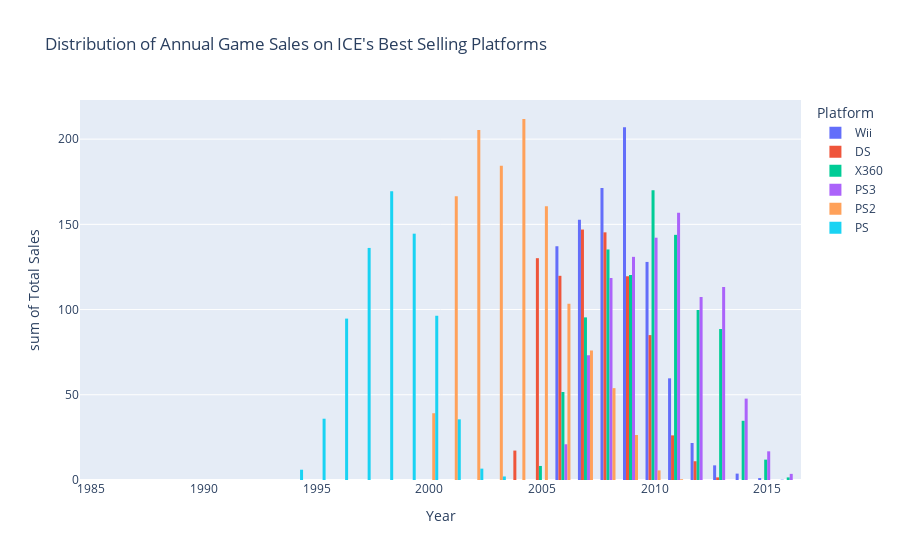

Source (notebook cell):
### Markdown cell above
<div class='alert alert-info'>

The best performing gaming platforms are the Nintendo DS, Playstation's 1 through 3, Wii, and XBOX 360. Let's see how each of these platforms performed over the years 

</div>

### Code cell
# Filtering the original dataframe for data related to only the top platforms
top_platforms = df[df['platform'].isin(['DS', 'PS', 'PS2', 'PS3', 'Wii', 'X360'])]

# Plotting a grouped histogram to see the historic distribution of sales on the top platform

top_platforms_plot = px.histogram(
    top_platforms, 
    x='year_of_release', 
    y='total_sales', 
    color='platform', 
    barmode='group', 
    title='Distribution of Annual Game Sales on ICE\'s Best Selling Platforms',
    labels={
        'year_of_release': 'Year',
        'total_sales': 'Total Sales',
        'platform': 'Platform'
    }
    )

top_platforms_plot.show()

### Figure 1 — Plotly figure (JSON) as saved in the notebook; plotly's stock layout.template omitted (floating-point values rounded to 4 significant figures; data arrays with more than 128 entries replaced by an {"elided": "..."} marker saying what was removed)
{"data": [{"alignmentgroup": "True", "bingroup": "x", "histfunc": "sum", "hovertemplate": "Platform=Wii<br>Year=%{x}<br>sum of Total Sales=%{y}<extra></extra>", "legendgroup": "Wii", "marker": {"color": "#636efa", "pattern": {"shape": ""}}, "name": "Wii", "offsetgroup": "Wii", "orientation": "v", "showlegend": true, "type": "histogram", "x": {"elided": "1320 int values"}, "xaxis": "x", "y": {"elided": "1320 float values"}, "yaxis": "y"}, {"alignmentgroup": "True", "bingroup": "x", "histfunc": "sum", "hovertemplate": "Platform=DS<br>Year=%{x}<br>sum of Total Sales=%{y}<extra></extra>", "legendgroup": "DS", "marker": {"color": "#EF553B", "pattern": {"shape": ""}}, "name": "DS", "offsetgroup": "DS", "orientation": "v", "showlegend": true, "type": "histogram", "x": {"elided": "2151 int values"}, "xaxis": "x", "y": {"elided": "2151 float values"}, "yaxis": "y"}, {"alignmentgroup": "True", "bingroup": "x", "histfunc": "sum", "hovertemplate": "Platform=X360<br>Year=%{x}<br>sum of Total Sales=%{y}<extra></extra>", "legendgroup": "X360", "marker": {"color": "#00cc96", "pattern": {"shape": ""}}, "name": "X360", "offsetgroup": "X360", "orientation": "v", "showlegend": true, "type": "histogram", "x": {"elided": "1262 int values"}, "xaxis": "x", "y": {"elided": "1262 float values"}, "yaxis": "y"}, {"alignmentgroup": "True", "bingroup": "x", "histfunc": "sum", "hovertemplate": "Platform=PS3<br>Year=%{x}<br>sum of Total Sales=%{y}<extra></extra>", "legendgroup": "PS3", "marker": {"color": "#ab63fa", "pattern": {"shape": ""}}, "name": "PS3", "offsetgroup": "PS3", "orientation": "v", "showlegend": true, "type": "histogram", "x": {"elided": "1331 int values"}, "xaxis": "x", "y": {"elided": "1331 float values"}, "yaxis": "y"}, {"alignmentgroup": "True", "bingroup": "x", "histfunc": "sum", "hovertemplate": "Platform=PS2<br>Year=%{x}<br>sum of Total Sales=%{y}<extra></extra>", "legendgroup": "PS2", "marker": {"color": "#FFA15A", "pattern": {"shape": ""}}, "name": "PS2", "offsetgroup": "PS2", "orientation": "v", "showlegend": true, "type": "histogram", "x": {"elided": "2161 int values"}, "xaxis": "x", "y": {"elided": "2161 float values"}, "yaxis": "y"}, {"alignmentgroup": "True", "bingroup": "x", "histfunc": "sum", "hovertemplate": "Platform=PS<br>Year=%{x}<br>sum of Total Sales=%{y}<extra></extra>", "legendgroup": "PS", "marker": {"color": "#19d3f3", "pattern": {"shape": ""}}, "name": "PS", "offsetgroup": "PS", "orientation": "v", "showlegend": true, "type": "histogram", "x": {"elided": "1197 int values"}, "xaxis": "x", "y": {"elided": "1197 float values"}, "yaxis": "y"}], "layout": {"barmode": "group", "legend": {"title": {"text": "Platform"}, "tracegroupgap": 0}, "title": {"text": "Distribution of Annual Game Sales on ICE's Best Selling Platforms"}, "xaxis": {"anchor": "y", "domain": [0, 1], "title": {"text": "Year"}}, "yaxis": {"anchor": "x", "domain": [0, 1], "title": {"text": "sum of Total Sales"}}}}
